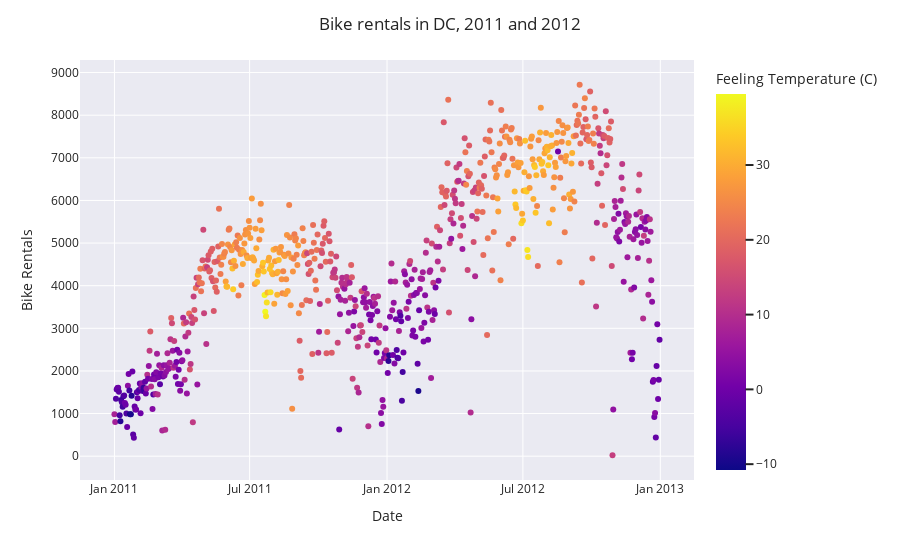

Write notebook code for a chart like this one.
### Markdown cell above
**Q8**

#### DO INTERPRETATION

### Code cell
# Visualization - recreate the graph
fig=px.scatter(DF,x='dteday',y='cnt',color='feeling_temp')
fig.update_layout(title='Bike rentals in DC, 2011 and 2012',title_x=0.5,
                 xaxis_title='Date',yaxis_title='Bike Rentals',
                  coloraxis_colorbar_title='Feeling Temperature (C)',
                 template='seaborn')
fig.show()

### Figure 1 — Plotly figure (JSON) as saved in the notebook; plotly's stock layout.template omitted (floating-point values rounded to 4 significant figures; data arrays with more than 128 entries replaced by an {"elided": "..."} marker saying what was removed)
{"data": [{"hovertemplate": "dteday=%{x}<br>cnt=%{y}<br>feeling_temp=%{marker.color}<extra></extra>", "legendgroup": "", "marker": {"color": {"elided": "731 float values"}, "coloraxis": "coloraxis", "symbol": "circle"}, "mode": "markers", "name": "", "orientation": "v", "showlegend": false, "type": "scatter", "x": {"elided": "731 str values"}, "xaxis": "x", "y": {"elided": "731 int values"}, "yaxis": "y"}], "layout": {"autosize": true, "coloraxis": {"colorbar": {"title": {"text": "Feeling Temperature (C)"}}, "colorscale": [[0, "#0d0887"], [0.1111, "#46039f"], [0.2222, "#7201a8"], [0.3333, "#9c179e"], [0.4444, "#bd3786"], [0.5556, "#d8576b"], [0.6667, "#ed7953"], [0.7778, "#fb9f3a"], [0.8889, "#fdca26"], [1, "#f0f921"]]}, "legend": {"tracegroupgap": 0}, "margin": {"t": 60}, "title": {"text": "Bike rentals in DC, 2011 and 2012", "x": 0.5}, "xaxis": {"anchor": "y", "autorange": true, "domain": [0, 1], "range": ["2010-11-13 23:52:35.6209", "2013-02-17 00:07:24.3791"], "title": {"text": "Date"}, "type": "date"}, "yaxis": {"anchor": "x", "autorange": true, "domain": [0, 1], "range": [-651.0, 9387.0], "title": {"text": "Bike Rentals"}, "type": "linear"}}}
